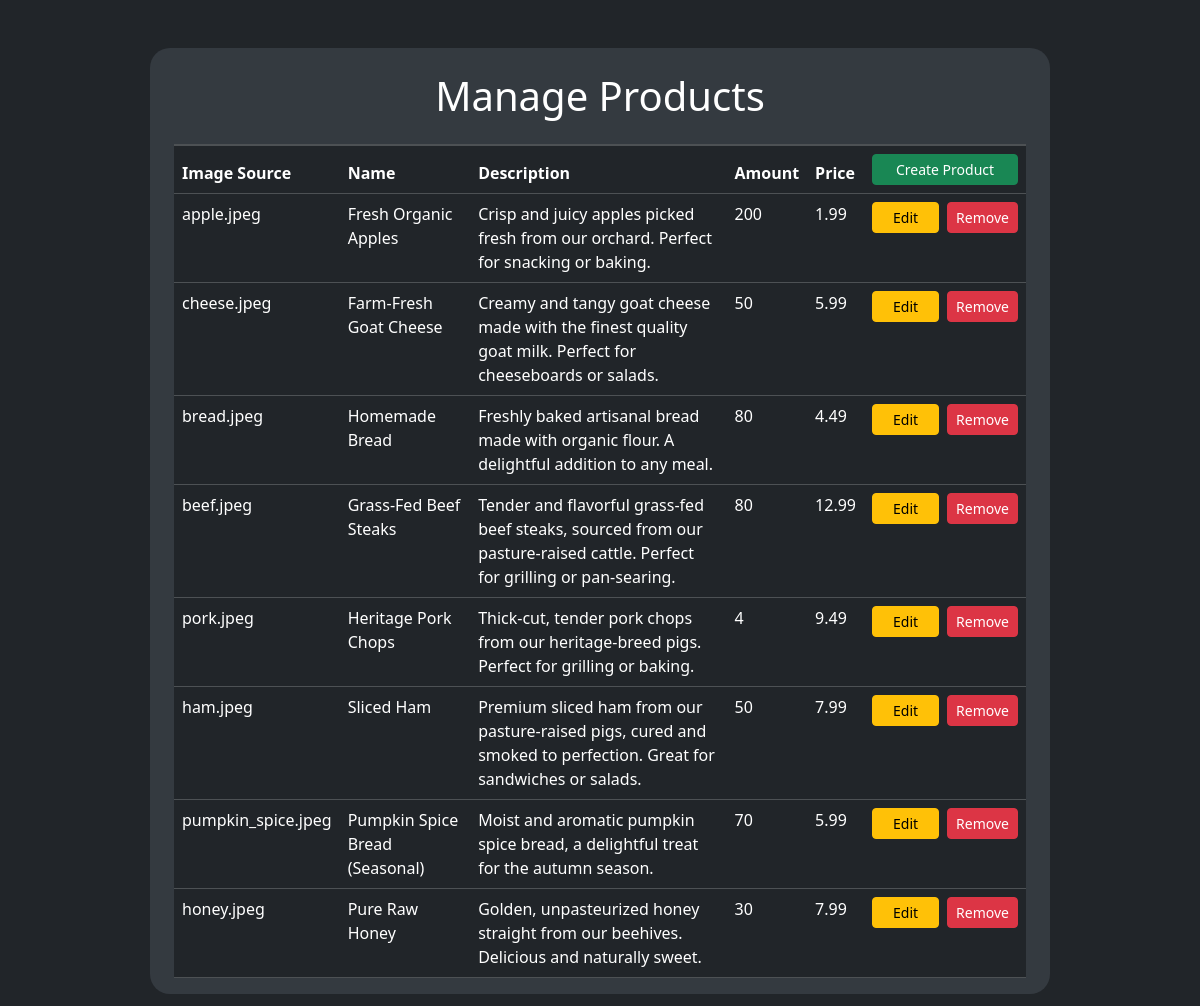
The page /admin on the database its author committed.
### tables this page shows
CREATE TABLE product (
                        id TEXT PRIMARY KEY,
                        name TEXT,
                        image TEXT,
                        description TEXT,
                        availability INTEGER,
                        price REAL
                    );

### app.py (the view, shortened to what this page needs)
@app.route("/admin", methods=["GET", "POST"])
def admin():
    all_products = get_all_products()
    return render_template("adminPortal.html", products=all_products)

### controller.py (called while the page is built)
def get_all_products():
    current_directory = os.path.dirname(os.path.abspath(__file__))
    db_path = os.path.join(current_directory, 'product.db')
    conn = sqlite3.connect(db_path)
    cursor = conn.cursor()
    cursor.execute(f"SELECT * FROM product")
    rows = cursor.fetchall()
    conn.close()
    return rows

### templates/adminPortal.html (shortened to what this page needs)
<!DOCTYPE html>
<html lang="en">
<head>
    <link href="https://cdn.jsdelivr.net/npm/bootstrap@5.3.2/dist/css/bootstrap.min.css" rel="stylesheet">
    <link rel="stylesheet" href="https://cdn.jsdelivr.net/npm/bootstrap-icons@1.5.0/font/bootstrap-icons.css">
</head>
<body class="bg-body d-flex justify-content-center" data-bs-theme="dark">
    <div class="bg-body-secondary w-75 my-5" style="border-radius: 1.25rem">
        <div class="container">
            <h1 class="text-white text-center pt-4">Manage Products</h1>
        </div>
        <div class="mt-4 d-flex justify-content-center">
            <table class="table table-dark table-group-divider table-hover w-100 mx-4">
                <thead>
                    <th>Image Source</th>
                    <th>Name</th>
                    <th>Description</th>
                    <th>Amount</th>
                    <th>Price</th>
                    <th>
                        <button class="btn btn-success btn-sm w-100" data-bs-toggle="modal" data-bs-target="#createProductModal">
                            Create Product
                        </button>
                    </th>
                </thead>
                <tbody>
                    {% for product in products %}
                    <tr>
                        <td>{{ product[2] }}</td>
                        <td>{{ product[1] }}</td>
                        <td>{{ product[3] }}</td>
                        <td>{{ product[4] }}</td>
                        <td>{{ product[5] }}</td>
                        <td>
                            <div class="d-flex justify-content-end me-4 h-100 w-100">
                                <button
                                    class="btn btn-warning btn-sm w-50 me-2"
                                    data-bs-toggle="modal"
                                    data-bs-target="#modal{{ product[0] }}">
                                    Edit
                                </button>
                                <form action="" method="POST" class="w-50">
                                    <button
                                        name="id"
                                        value="{{ product[0] }}"
                                        class="btn btn-danger btn-sm w-100">
                                        Remove
                                    </button>
                                </form>
                            </div>
                        </td>
                    </tr>
                    {% endfor %}
                </tbody>
            </table>
        </div>
    </div>
</body>
</html>

### rows shown on the page
product: image "apple.jpeg", name "Fresh Organic Apples", description "Crisp and juicy apples picked fresh from our orchard. Perfect for snacking or baking.", availability "200", price "1.99"
product: image "cheese.jpeg", name "Farm-Fresh Goat Cheese", description "Creamy and tangy goat cheese made with the finest quality goat milk. Perfect for cheeseboards or salads.", availability "50", price "5.99"
product: image "bread.jpeg", name "Homemade Bread", description "Freshly baked artisanal bread made with organic flour. A delightful addition to any meal.", availability "80", price "4.49"
product: image "beef.jpeg", name "Grass-Fed Beef Steaks", description "Tender and flavorful grass-fed beef steaks, sourced from our pasture-raised cattle. Perfect for grilling or pan-searing.", availability "80", price "12.99"
product: image "pork.jpeg", name "Heritage Pork Chops", description "Thick-cut, tender pork chops from our heritage-breed pigs. Perfect for grilling or baking.", availability "4", price "9.49"
product: image "ham.jpeg", name "Sliced Ham", description "Premium sliced ham from our pasture-raised pigs, cured and smoked to perfection. Great for sandwiches or salads.", availability "50", price "7.99"
product: image "pumpkin_spice.jpeg", name "Pumpkin Spice Bread (Seasonal)", description "Moist and aromatic pumpkin spice bread, a delightful treat for the autumn season.", availability "70", price "5.99"
product: image "honey.jpeg", name "Pure Raw Honey", description "Golden, unpasteurized honey straight from our beehives. Delicious and naturally sweet.", availability "30", price "7.99"
